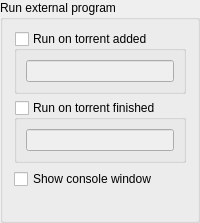
                                                    <widget class="QGroupBox" name="autoRunBox">
                                                        <property name="title">
                                                            <string>Run external program</string>
                                                        </property>
                                                        <layout class="QVBoxLayout" name="verticalLayout_19">
                                                            <item>
                                                                <widget class="QGroupBox" name="groupBoxRunOnAdded">
                                                                    <property name="title">
                                                                        <string>Run on torrent added</string>
                                                                    </property>
                                                                    <property name="checkable">
                                                                        <bool>true</bool>
                                                                    </property>
                                                                    <property name="checked">
                                                                        <bool>false</bool>
                                                                    </property>
                                                                    <layout class="QVBoxLayout" name="verticalLayout_39">
                                                                        <item>
                                                                            <widget class="QLineEdit" name="lineEditRunOnAdded"/>
                                                                        </item>
                                                                    </layout>
                                                                </widget>
                                                            </item>
                                                            <item>
                                                                <widget class="QGroupBox" name="groupBoxRunOnFinished">
                                                                    <property name="title">
                                                                        <string>Run on torrent finished</string>
                                                                    </property>
                                                                    <property name="checkable">
                                                                        <bool>true</bool>
                                                                    </property>
                                                                    <property name="checked">
                                                                        <bool>false</bool>
                                                                    </property>
                                                                    <layout class="QVBoxLayout" name="verticalLayout_36">
                                                                        <item>
                                                                            <widget class="QLineEdit" name="lineEditRunOnFinished"/>
                                                                        </item>
                                                                    </layout>
                                                                </widget>
                                                            </item>
                                                            <item>
                                                                <widget class="QCheckBox" name="autoRunConsole">
                                                                    <property name="text">
                                                                        <string>Show console window</string>
                                                                    </property>
                                                                </widget>
                                                            </item>
                                                            <item>
                                                                <widget class="QLabel" name="labelAutoRunParam">
                                                                    <property name="wordWrap">
                                                                        <bool>true</bool>
                                                                    </property>
                                                                </widget>
                                                            </item>
                                                        </layout>
                                                    </widget>
